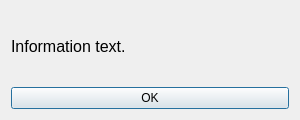
<?xml version="1.0" encoding="UTF-8"?>
<ui version="4.0">
 <class>InfoDialog</class>
 <widget class="QDialog" name="InfoDialog">
  <property name="geometry">
   <rect>
    <x>0</x>
    <y>0</y>
    <width>300</width>
    <height>120</height>
   </rect>
  </property>
  <property name="windowTitle">
   <string>Info</string>
  </property>
  <layout class="QVBoxLayout" name="verticalLayout">
   <item>
    <widget class="QLabel" name="text_label">
     <property name="font">
      <font>
       <family>Arial</family>
       <pointsize>12</pointsize>
      </font>
     </property>
     <property name="text">
      <string>Information text.</string>
     </property>
    </widget>
   </item>
   <item>
    <widget class="QPushButton" name="ok_button">
     <property name="text">
      <string>OK</string>
     </property>
    </widget>
   </item>
  </layout>
 </widget>
 <resources/>
 <connections/>
</ui> 
